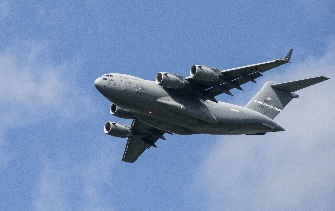
#> input picture notebooks/images/plane.jpg, 335 x 211 px
$ jupyter execute --allow-errors ch08.ipynb
#> lines starting #> are read from the running program, lines starting #| are printed output that depends on the picture; after the words box and inside, x2 and y2 are one past the last pixel; in counts of white or black regions, pixels touching at a corner belong together
# 8章　画像の取り扱い
## レシピ8.1　画像のロード

[cell 1]
# ライブラリをロード
import cv2
import numpy as np
from matplotlib import pyplot as plt

# 画像をグレースケール（モノクロ）として読み込み
image = cv2.imread("images/plane.jpg", cv2.IMREAD_GRAYSCALE)
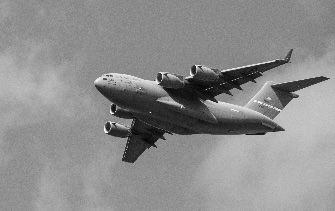
#> image: shape (211, 335); min 1, max 255, mean 140.7

# 画像を表示
plt.imshow(image, cmap="gray"), plt.axis("off")
plt.show()

[cell 2]
# データ型を表示
type(image)

[cell 3]
# 画像データを表示
image

[cell 4]
# データの形状を表示
image.shape
#> Out = (211, 335)

[cell 5]
# 最初のピクセルを表示
image[0,0]
#> Out = 144

[cell 6]
# カラーで画像を読み込み
image_bgr = cv2.imread("images/plane.jpg", cv2.IMREAD_COLOR)
#> image_bgr is the input picture: shape (211, 335, 3); mean B, G, R 181.4, 144.2, 118.3

# ピクセルを表示
image_bgr[0,0]
#> Out = [192, 148, 117]

[cell 7]
# RGBに変換
image_rgb = cv2.cvtColor(image_bgr, cv2.COLOR_BGR2RGB)

# 画像を表示
plt.imshow(image_rgb), plt.axis("off")
plt.show()

## レシピ8.2　画像の保存

[cell 8]
# ライブラリをロード
import cv2
import numpy as np

# モノクロで画像を読み込み
image = cv2.imread("images/plane.jpg", cv2.IMREAD_GRAYSCALE)

# 画像を保存
cv2.imwrite("images/plane_new.jpg", image)
#> Out = True

## レシピ8.3　画像サイズの変更

[cell 9]
# ライブラリのロード
import cv2
import numpy as np
from matplotlib import pyplot as plt

# モノクロで画像を読み込み
image = cv2.imread("images/plane_256x256.jpg", cv2.IMREAD_GRAYSCALE)
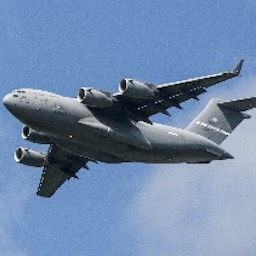
#> input picture notebooks/images/plane_256x256.jpg, 256 x 256 px
#> image: shape (256, 256); min 0, max 255, mean 131.9

# 画像を50×50ピクセルにサイズ変更
image_50x50 = cv2.resize(image, (50, 50))

# 画像を表示
plt.imshow(image_50x50, cmap="gray"), plt.axis("off")
plt.show()

## レシピ8.4　画像のクロップ

[cell 10]
# ライブラリのロード
import cv2
import numpy as np
from matplotlib import pyplot as plt

# モノクロで画像を読み込み
image = cv2.imread("images/plane_256x256.jpg", cv2.IMREAD_GRAYSCALE)

# 列の最初の半分を選択。行はすべての行を使う
image_cropped = image[:,:128]

# 画像を表示
plt.imshow(image_cropped, cmap="gray"), plt.axis("off")
plt.show()

## レシピ8.5　画像のぼかし

[cell 11]
# ライブラリをロード
import cv2
import numpy as np
from matplotlib import pyplot as plt

# モノクロで画像を読み込み
image = cv2.imread("images/plane_256x256.jpg", cv2.IMREAD_GRAYSCALE)

# 画像をぼかす
image_blurry = cv2.blur(image, (5,5))

# 画像を表示
plt.imshow(image_blurry, cmap="gray"), plt.axis("off")
plt.show()

[cell 12]
# 画像をぼかす
image_very_blurry = cv2.blur(image, (100,100))

# 画像を表示
plt.imshow(image_very_blurry, cmap="gray"), plt.xticks([]), plt.yticks([])
plt.show()

[cell 13]
# カーネルを作成
kernel = np.ones((5,5)) / 25.0

# カーネルを表示
kernel

[cell 14]
# カーネルを適用
image_kernel = cv2.filter2D(image, -1, kernel)

# 画像を表示
plt.imshow(image_kernel, cmap="gray"), plt.xticks([]), plt.yticks([])
plt.show()

## レシピ8.6　画像をくっきりさせる

[cell 15]
# ライブラリをロード
import cv2
import numpy as np
from matplotlib import pyplot as plt

# モノクロで画像を読み込み
image = cv2.imread("images/plane_256x256.jpg", cv2.IMREAD_GRAYSCALE)

# カーネルの作成
kernel = np.array([[0, -1, 0],
[-1, 5,-1],
[0, -1, 0]])

# 画像をくっきりさせる
image_sharp = cv2.filter2D(image, -1, kernel)

# 画像を表示
plt.imshow(image_sharp, cmap="gray"), plt.axis("off")
plt.show()

## レシピ8.7　コントラストの強調

[cell 16]
# ライブラリをロード
import cv2
import numpy as np
from matplotlib import pyplot as plt

# モノクロで画像を読み込み
image = cv2.imread("images/plane_256x256.jpg", cv2.IMREAD_GRAYSCALE)

# 画像を強調
image_enhanced = cv2.equalizeHist(image)

# 画像を表示
plt.imshow(image_enhanced, cmap="gray"), plt.axis("off")
plt.show()

[cell 17]
# 画像をロード
image_bgr = cv2.imread("images/plane.jpg")

# YUVに変換
image_yuv = cv2.cvtColor(image_bgr, cv2.COLOR_BGR2YUV)
#> image_yuv: shape (211, 335, 3); mean of channels 0, 1, 2 140.7, 148.1, 108.4

# ヒストグラム均等化を適用
image_yuv[:, :, 0] = cv2.equalizeHist(image_yuv[:, :, 0])
#> image_yuv: shape (211, 335, 3); mean of channels 0, 1, 2 129.5, 148.1, 108.4

# RGBに変換
image_rgb = cv2.cvtColor(image_yuv, cv2.COLOR_YUV2RGB)

# 画像を表示
plt.imshow(image_rgb), plt.axis("off")
plt.show()

## レシピ8.8　色の分離

[cell 18]
# ライブラリをロード
import cv2
import numpy as np
from matplotlib import pyplot as plt

# 画像をロード
image_bgr = cv2.imread('images/plane_256x256.jpg')
#> image_bgr is the input picture: shape (256, 256, 3); mean B, G, R 170, 135.3, 110.6

# BGR色空間からHSV色空間に変換
image_hsv = cv2.cvtColor(image_bgr, cv2.COLOR_BGR2HSV)
#> image_hsv: shape (256, 256, 3); mean H, S, V 106.7, 88.8, 170

# HSV空間で「青」の範囲を定義
lower_blue = np.array([50,100,50])
upper_blue = np.array([130,255,255])

# マスクを作成
mask = cv2.inRange(image_hsv, lower_blue, upper_blue)
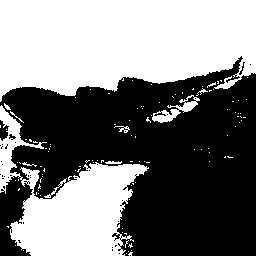
#> mask: shape (256, 256); 48.4% white; 110 white regions (101 under 20 px), largest, box (x1, y1, x2, y2) and area: (0, 0, 256, 102) 21321, (0, 105, 149, 256) 9528, (152, 95, 200, 123) 428

# 画像にマスクを適用
image_bgr_masked = cv2.bitwise_and(image_bgr, image_bgr, mask=mask)

# BGR色空間からRGB色空間に変換
image_rgb = cv2.cvtColor(image_bgr_masked, cv2.COLOR_BGR2RGB)
#> image_rgb: shape (256, 256, 3)

# 画像を表示
plt.imshow(image_rgb), plt.axis("off")
plt.show()

[cell 19]
# マスク画像を表示
plt.imshow(mask, cmap='gray'), plt.axis("off")
plt.show()

## レシピ8.9　画像の2値化

[cell 20]
# ライブラリをロード
import cv2
import numpy as np
from matplotlib import pyplot as plt

# モノクロで画像を読み込み
image_grey = cv2.imread("images/plane_256x256.jpg", cv2.IMREAD_GRAYSCALE)

# 適応的閾値処理を実行
max_output_value = 255
neighborhood_size = 99
subtract_from_mean = 10
image_binarized = cv2.adaptiveThreshold(image_grey,
                                        max_output_value,
                                        cv2.ADAPTIVE_THRESH_GAUSSIAN_C,
                                        cv2.THRESH_BINARY,
                                        neighborhood_size,
                                        subtract_from_mean)
#> image_binarized: shape (256, 256); 81.8% white; 225 black regions (221 under 20 px), largest, box (x1, y1, x2, y2) and area: (3, 102, 234, 198) 6974, (79, 59, 244, 133) 3466, (208, 97, 256, 133) 836, (202, 127, 228, 145) 211

# 画像を表示
plt.imshow(image_binarized, cmap="gray"), plt.axis("off")
plt.show()

[cell 21]
# cv2.ADAPTIVE_THRESH_MEAN_Cを使用
image_mean_threshold = cv2.adaptiveThreshold(image_grey,
                                             max_output_value,
                                             cv2.ADAPTIVE_THRESH_MEAN_C,
                                             cv2.THRESH_BINARY,
                                             neighborhood_size,
                                             subtract_from_mean)
#> image_mean_threshold: shape (256, 256); 80.6% white; 176 black regions (171 under 20 px), largest, box (x1, y1, x2, y2) and area: (3, 59, 244, 198) 11288, (209, 97, 256, 133) 871, (203, 127, 228, 145) 213, (145, 84, 156, 89) 29, (102, 92, 110, 98) 22

# 画像を表示
plt.imshow(image_mean_threshold, cmap="gray"), plt.axis("off")
plt.show()

## レシピ8.10　背景除去

[cell 22]
# ライブラリをロード
import cv2
import numpy as np
from matplotlib import pyplot as plt

# 画像をロードしてRGBに変換
image_bgr = cv2.imread('images/plane_256x256.jpg')
image_rgb = cv2.cvtColor(image_bgr, cv2.COLOR_BGR2RGB)

# 矩形：始点x、始点y、幅、高さ
rectangle = (0, 56, 256, 150)

# マスクの初期値を作成
mask = np.zeros(image_rgb.shape[:2], np.uint8)

# grabCutで用いる一時配列を作成
bgdModel = np.zeros((1, 65), np.float64)
fgdModel = np.zeros((1, 65), np.float64)

# grabCutを実行
cv2.grabCut(image_rgb, # 入力画像
            mask,      # マスク
            rectangle, # 範囲指定の矩形
            bgdModel,  # 背景のための一時配列
            fgdModel,  # 前景のための一時配列
            5,         # 繰り返し回数
            cv2.GC_INIT_WITH_RECT) # 矩形を用いて初期化

# マスクを作成。背景であることが確実もしくは高確率な場所を0に、それ以外を1に
mask_2 = np.where((mask==2) | (mask==0), 0, 1).astype('uint8')

# 画像とマスクを掛け合わせて背景を除去
image_rgb_nobg = image_rgb * mask_2[:, :, np.newaxis]

# 画像を表示
plt.imshow(image_rgb_nobg), plt.axis("off")
plt.show()

[cell 23]
# マスクを表示
plt.imshow(mask, cmap='gray'), plt.axis("off")
plt.show()

[cell 24]
# マスクを表示
plt.imshow(mask_2, cmap='gray'), plt.axis("off")
plt.show()
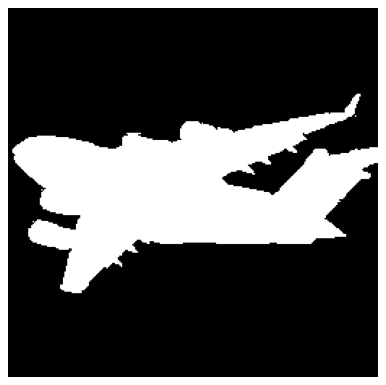
#> figure drawn by matplotlib, 1 panel

## レシピ8.11　エッジの検出

[cell 25]
# ライブラリをロード
import cv2
import numpy as np
from matplotlib import pyplot as plt

# モノクロで画像を読み込み
image_gray = cv2.imread("images/plane_256x256.jpg", cv2.IMREAD_GRAYSCALE)

# 輝度の中央値を計算
median_intensity = np.median(image_gray)
#> median_intensity = 141

# 中央値0.67倍と1.33倍を閾値として設定
lower_threshold = int(max(0, (1.0 - 0.33) * median_intensity))
#> lower_threshold = 94
upper_threshold = int(min(255, (1.0 + 0.33) * median_intensity))
#> upper_threshold = 187

# Cannyエッジ検出を適用
image_canny = cv2.Canny(image_gray, lower_threshold, upper_threshold)
#> image_canny: shape (256, 256); 4.3% white in thin lines or dots, all inside (x1, y1, x2, y2) = (2, 59, 256, 198)

# 画像を表示
plt.imshow(image_canny, cmap="gray"), plt.axis("off")
plt.show()

## レシピ8.12　コーナーの検出

[cell 26]
# ライブラリをロード
import cv2
import numpy as np
from matplotlib import pyplot as plt

# モノクロで画像を読み込み
image_bgr = cv2.imread("images/plane_256x256.jpg")
image_gray = cv2.cvtColor(image_bgr, cv2.COLOR_BGR2GRAY)
image_gray = np.float32(image_gray)

# コーナー検出のパラメータを設定
block_size = 2
aperture = 29
free_parameter = 0.04

# コーナー検出
detector_responses = cv2.cornerHarris(image_gray,
                                      block_size,
                                      aperture,
                                      free_parameter)

# コーナー部分を強調
detector_responses = cv2.dilate(detector_responses, None)

# 検出器の反応が閾値以上に大きい場所だけを保持して、白くする
threshold = 0.02
image_bgr[detector_responses >
          threshold *
          detector_responses.max()] = [255,255,255]
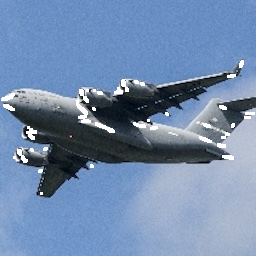
#> image_bgr: shape (256, 256, 3); 2% of pixels changed, all inside (x1, y1, x2, y2) = (1, 60, 255, 195)

# モノクロに変換
image_gray = cv2.cvtColor(image_bgr, cv2.COLOR_BGR2GRAY)

# 画像を表示
plt.imshow(image_gray, cmap="gray"), plt.axis("off")
plt.show()

[cell 27]
# コーナーの候補を表示
plt.imshow(detector_responses, cmap='gray'), plt.axis("off")
plt.show()

[cell 28]
# 画像をロード
image_bgr = cv2.imread('images/plane_256x256.jpg')
image_gray = cv2.cvtColor(image_bgr, cv2.COLOR_BGR2GRAY)

# 検出したいコーナーの数
corners_to_detect = 10
minimum_quality_score = 0.05
minimum_distance = 25

# コーナーを検出
corners = cv2.goodFeaturesToTrack(image_gray,
                                  corners_to_detect,
                                  minimum_quality_score,
                                  minimum_distance)
#> corners = [[18, 160], [151, 124], [129, 81], [89, 90], [71, 136], [108, 130], [27, 135], [250, 116], [42, 167], [13, 95]]
corners = np.int16(corners)

# 各コーナーに白い円を描画
for corner in corners:
    x, y = corner[0]
    cv2.circle(image_bgr, (x,y), 10, (255,255,255), -1)
#> this loop made 10 passes
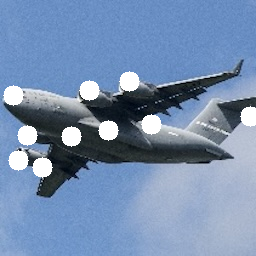
#> image_bgr: shape (256, 256, 3); 4.75% of pixels changed, all inside (x1, y1, x2, y2) = (3, 71, 256, 178)

# モノクロで画像を読み込み
image_rgb = cv2.cvtColor(image_bgr, cv2.COLOR_BGR2GRAY)
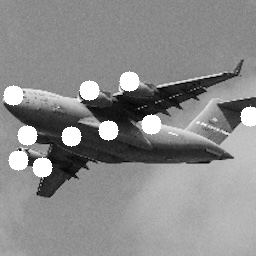
#> image_rgb: shape (256, 256); min 1, max 255, mean 138.9

# 画像を表示
plt.imshow(image_rgb, cmap='gray'), plt.axis("off")
plt.show()

## レシピ8.13　機械学習用の特徴量を作成

[cell 29]
# ライブラリをロード
import cv2
import numpy as np
from matplotlib import pyplot as plt

# モノクロで画像読み込み
image = cv2.imread("images/plane_256x256.jpg", cv2.IMREAD_GRAYSCALE)

# 10×10ピクセルにサイズ変換
image_10x10 = cv2.resize(image, (10, 10))

# 1次元ベクトルに変換
image_10x10.flatten()
#> Out = 100 values, max 193 at index 59, min 8 at index 61, mean 130.5

[cell 30]
plt.imshow(image_10x10, cmap="gray"), plt.axis("off")
plt.show()
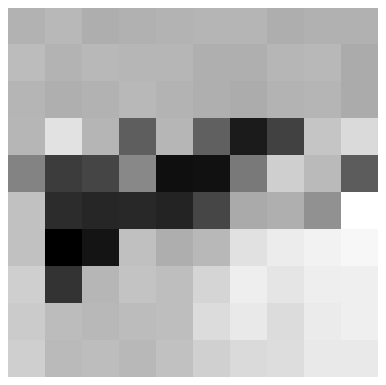
#> figure drawn by matplotlib, 1 panel

[cell 31]
image_10x10.shape
#> Out = (10, 10)

[cell 32]
image_10x10.flatten().shape
#> Out = (100,)

[cell 33]
# カラーで画像をロード
image_color = cv2.imread("images/plane_256x256.jpg", cv2.IMREAD_COLOR)

# 10×10ピクセルにサイズ変換
image_color_10x10 = cv2.resize(image_color, (10, 10))

# 1次元のベクトルに変換して、形を表示
image_color_10x10.flatten().shape
#> Out = (300,)

[cell 34]
# モノクロで画像を読み込み
image_256x256_gray = cv2.imread("images/plane_256x256.jpg", cv2.IMREAD_GRAYSCALE)

# 1次元のベクトルに変換して、形を表示
image_256x256_gray.flatten().shape
#> Out = (65536,)

[cell 35]
# カラーで画像をロード
image_256x256_color = cv2.imread("images/plane_256x256.jpg", cv2.IMREAD_COLOR)

# 1次元のベクトルに変換して、形を表示
image_256x256_color.flatten().shape
#> Out = (196608,)

## レシピ8.14　色ヒストグラムをエンコードした特徴量

[cell 36]
# ライブラリをロード
import cv2
import numpy as np
from matplotlib import pyplot as plt

np.random.seed(0)

# 画像をロード
image_bgr = cv2.imread("images/plane_256x256.jpg", cv2.IMREAD_COLOR)

# RGBに変換
image_rgb = cv2.cvtColor(image_bgr, cv2.COLOR_BGR2RGB)

# 特徴量値を格納するリストを作成
features = []

# それぞれの色チャネルに対してヒストグラムを計算
colors = ("r","g","b")

# それぞれの色チャネルに対してヒストグラムを計算して特徴量値のリストに追加
for i, channel in enumerate(colors):
    histogram = cv2.calcHist([image_rgb], # 画像
                             [i],         # チャネルのインデックス
                             None,        # マスクは用いない
                             [256],       # ヒストグラムの大きさ
                             [0,256])     # 範囲
    features.extend(histogram)
#> after the loop, features = 768 items, first 6: [197], [21], [31], [31], [49], [56]

# 観測値の特徴量値となるベクトルを作成
observation = np.array(features).flatten()
#> observation = 768 values, max 3224 at index 709, min 0 at index 239, mean 256

# 観測値の最初の5つの特徴量を表示
observation[0:5]
#> Out = [197, 21, 31, 31, 49]

[cell 37]
# RGBチャネル値を表示
image_rgb[0,0]
#> Out = [115, 151, 201]

[cell 38]
# pandasをインポート
import pandas as pd

# データを作成
data = pd.Series([1, 1, 2, 2, 3, 3, 3, 4, 5])

# ヒストグラムを表示
data.hist(grid=False)
plt.show()
#> figure, not shown here; tallest bar 3 high, from x = 3 to 3.4

[cell 39]
# それぞれの色チャネルに対してヒストグラムを計算
colors = ("r","g","b")

# それぞれの色チャネルに対して：ヒストグラムを計算してプロット
for i, channel in enumerate(colors):
    histogram = cv2.calcHist([image_rgb], # 画像
                             [i],         # チャネルのインデックス
                             None,        # マスクは用いない
                             [256],       # ヒストグラムの大きさ
                             [0,256])     # 範囲
    plt.plot(histogram, color = channel)
    plt.xlim([0,256])

# プロットしたものを表示
plt.show()
#> figure, not shown here; curve peaks at x = 106, y = 2444; curve peaks at x = 144, y = 2607; curve peaks at x = 197, y = 3224

## レシピ8.15　訓練済みのエンベディングを特徴量として用いる

[cell 40]
# ライブラリをロード
import cv2
import numpy as np
import torch
from torchvision import transforms
import torchvision.models as models

# 画像をロード
image_bgr = cv2.imread("images/plane.jpg", cv2.IMREAD_COLOR)

# PyTorchのデータ型に変換
#> (the rest of this cell did not finish here and is left out)

[cell 41]
# ライブラリをロード
import cv2
import tensorflow as tf
import tensorflow_hub as hub

# 画像をロード
image_bgr = cv2.imread("images/plane.jpg", cv2.IMREAD_COLOR)
image_rgb = cv2.cvtColor(image_bgr, cv2.COLOR_BGR2RGB)

# TensorFlowのデータ型に変換
#> (the rest of this cell did not finish here and is left out)

## レシピ8.16　OpenCVを用いたオブジェクトの検出

[cell 42]
# ライブラリをロード
import cv2
from matplotlib import pyplot as plt

# 先に下記を実行
# mkdir models && cd models
# wget -O haarcascade_frontalface_default.xml https://tinyurl.com/mrc6jwhp
face_cascade = cv2.CascadeClassifier()
face_cascade.load(
    cv2.samples.findFile(
        "models/haarcascade_frontalface_default.xml"
    )
)

# 画像をロード
image_bgr = cv2.imread("images/kyle_pic.jpg", cv2.IMREAD_COLOR)
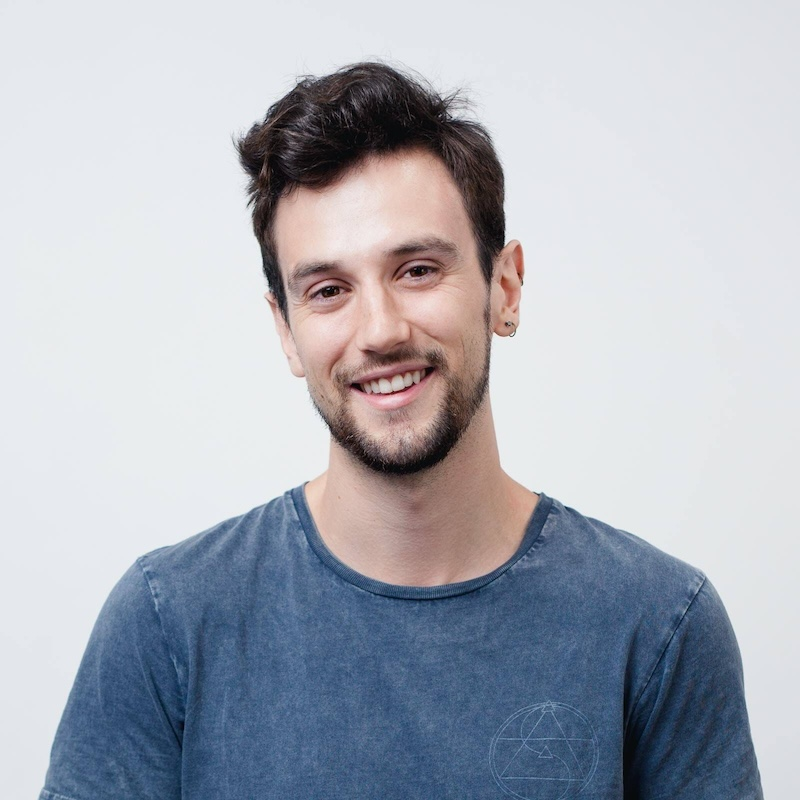
#> input picture notebooks/images/kyle_pic.jpg, 800 x 800 px
#> image_bgr is the input picture: shape (800, 800, 3); mean B, G, R 186.3, 176.9, 173
image_rgb = cv2.cvtColor(image_bgr, cv2.COLOR_BGR2RGB)
#> image_rgb: shape (800, 800, 3)

# 顔画像を検出して矩形を描画
faces = face_cascade.detectMultiScale(image_rgb)
#> faces = [[226, 163, 298, 298]]
for (x,y,w,h) in faces:
    cv2.rectangle(image_rgb, (x, y),
                  (x + h, y + w),
                  (0, 255, 0), 5)
#> this loop made 1 pass
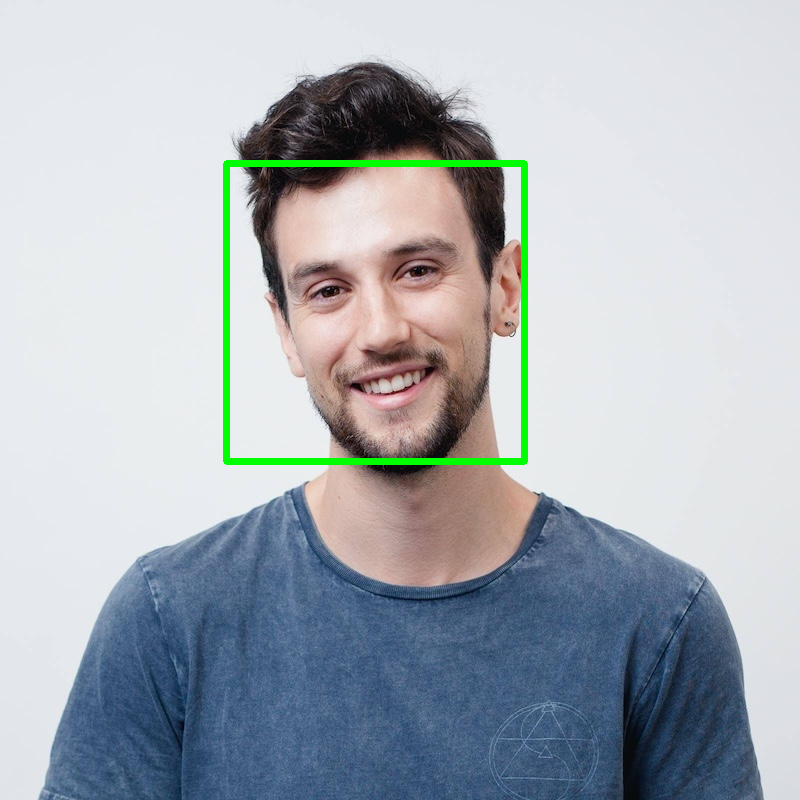
#> image_rgb: shape (800, 800, 3); mean R, G, B 170.6, 177.9, 184

# 画像を表示
plt.subplot(1, 1, 1)
plt.imshow(image_rgb)
plt.show()
